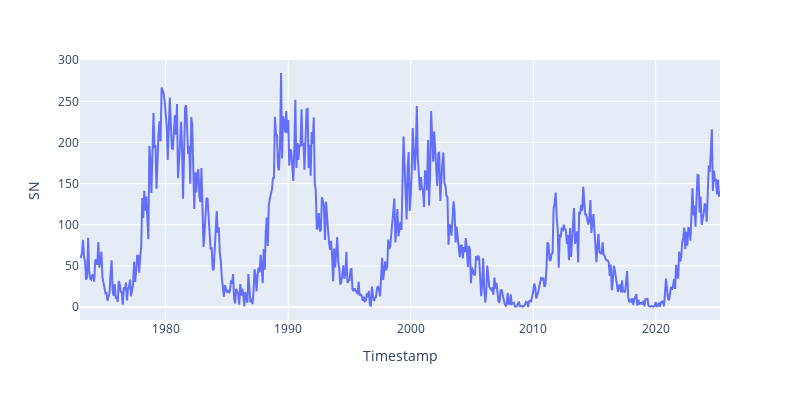

The cell this chart's notebook holds for it:
### Code cell
fig = px.line(ts, x=ts.index, y="SN", height=400, width=800)
fig.show()

### Figure 1 — Plotly figure (JSON) as saved in the notebook; plotly's stock layout.template omitted (floating-point values rounded to 4 significant figures; data arrays with more than 128 entries replaced by an {"elided": "..."} marker saying what was removed)
{"data": [{"hovertemplate": "Timestamp=%{x}<br>SN=%{y}<extra></extra>", "legendgroup": "", "line": {"color": "#636efa", "dash": "solid"}, "marker": {"symbol": "circle"}, "mode": "lines", "name": "", "orientation": "v", "showlegend": false, "type": "scatter", "x": {"elided": "628 str values"}, "xaxis": "x", "y": {"elided": "628 float values"}, "yaxis": "y"}], "layout": {"height": 400, "legend": {"tracegroupgap": 0}, "margin": {"t": 60}, "width": 800, "xaxis": {"anchor": "y", "domain": [0, 1], "title": {"text": "Timestamp"}}, "yaxis": {"anchor": "x", "domain": [0, 1], "title": {"text": "SN"}}}}
